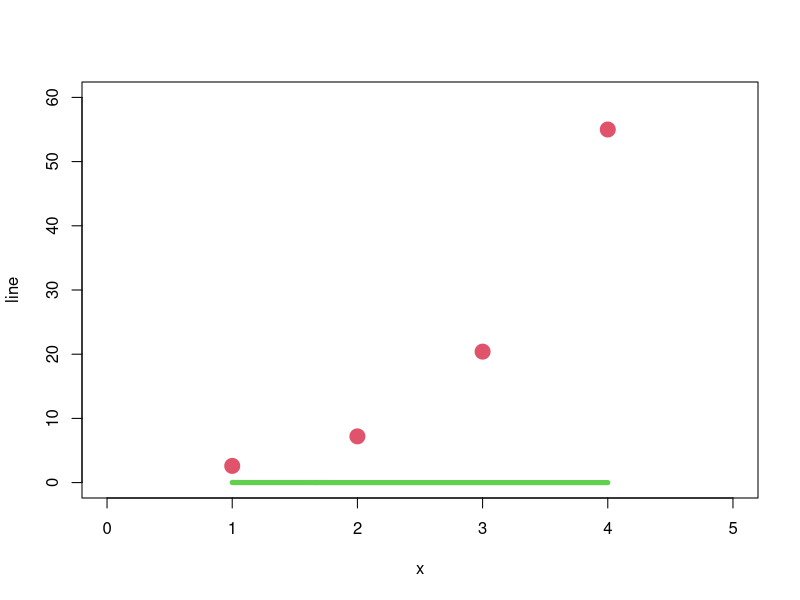

This chart was generated by the following R code:
rm(list=ls(all=TRUE))

x <- c(1,2,3,4)
y <- c(2.6,7.2,20.4,55)

summ <- function(temp){
	s=0
	for (i in 1:length(x)) {
 		 s=s+temp[i]
	}
	return (s)
}

n <- length(x)
x_sum <- summ(x)
y_sum <- summ(y)


det <- function(a,b,c,d) {
	return (a*d-c*b)
}



a <- det(summ(x*y),y_sum,x_sum,n)/det(summ(x^2),x_sum,x_sum,n)

b <- (y_sum-a*x_sum)/n
line <- exp(a)*exp(b*x)
plot(x,line,col=3,lwd=5,type="l",xlim = c(0, 5),ylim = c(0, 60))
points(x,y,col=2,pch=19,cex=2)



